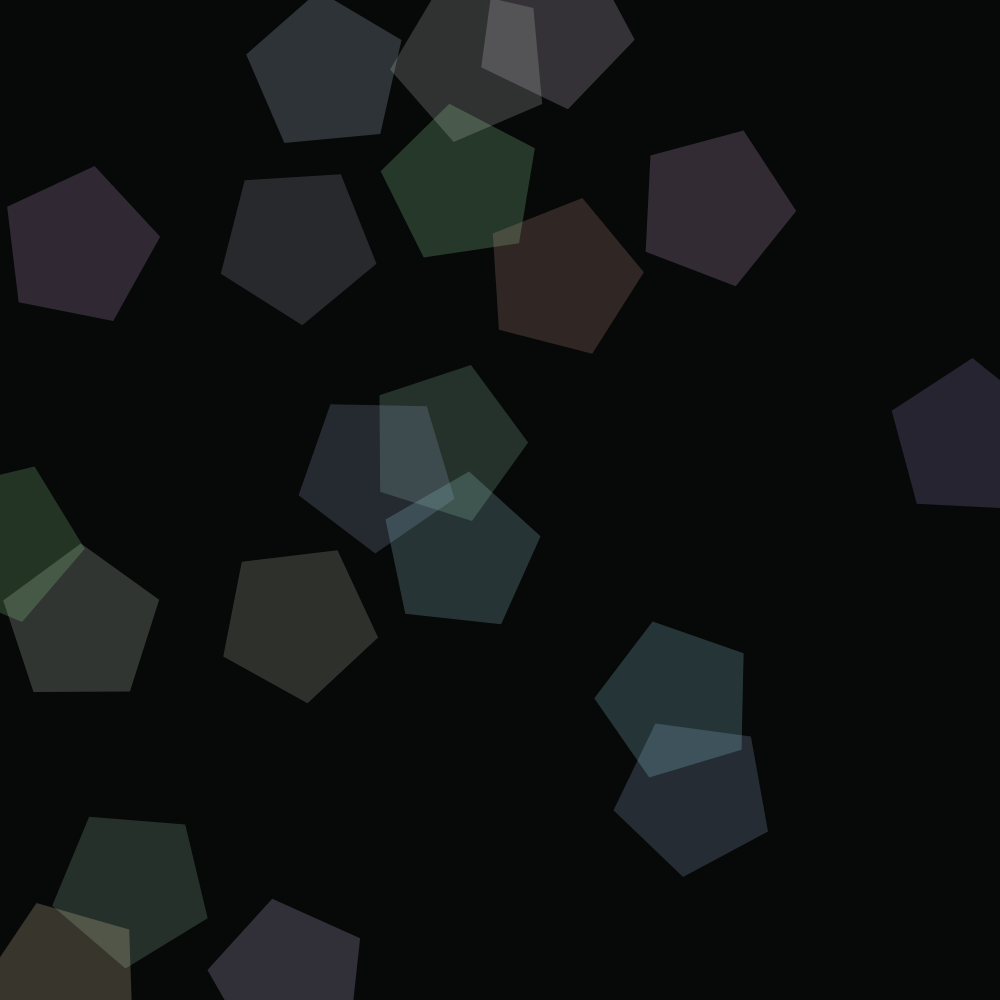
Frame 1 (no input)
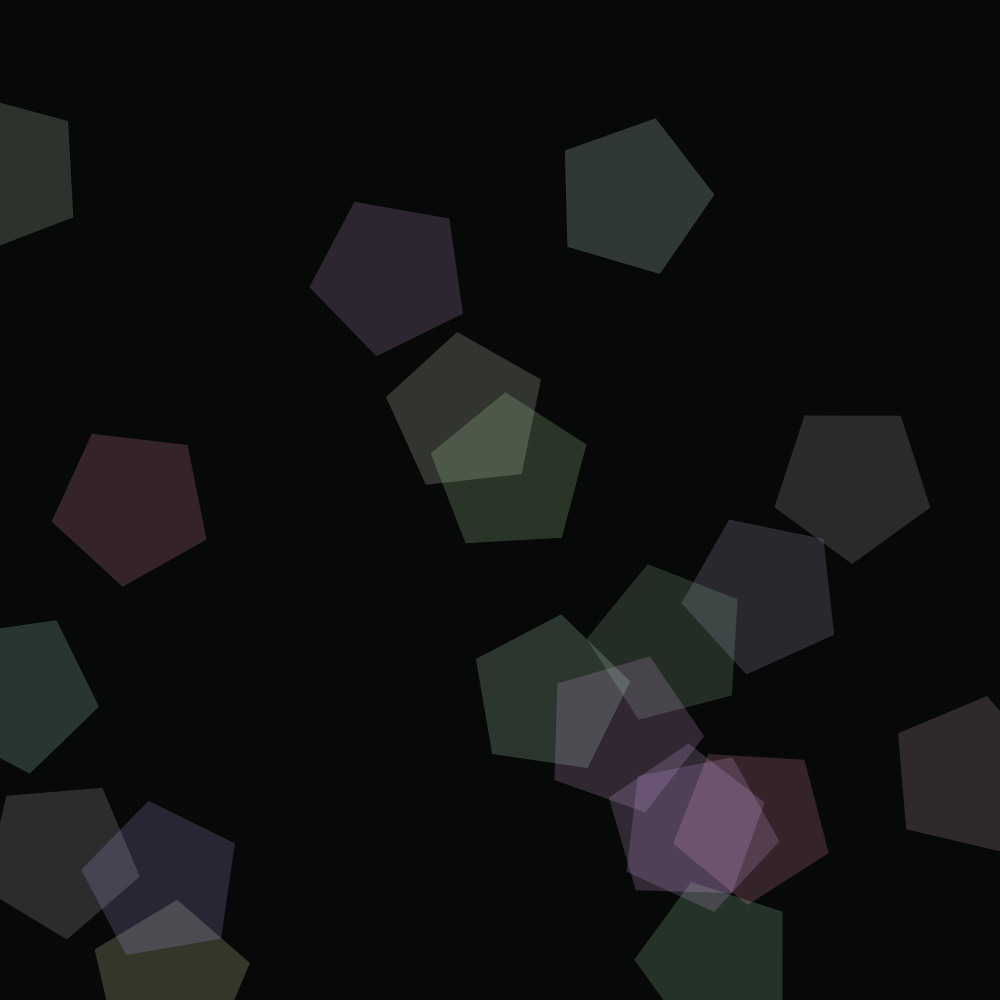
Frame 60 (no input)
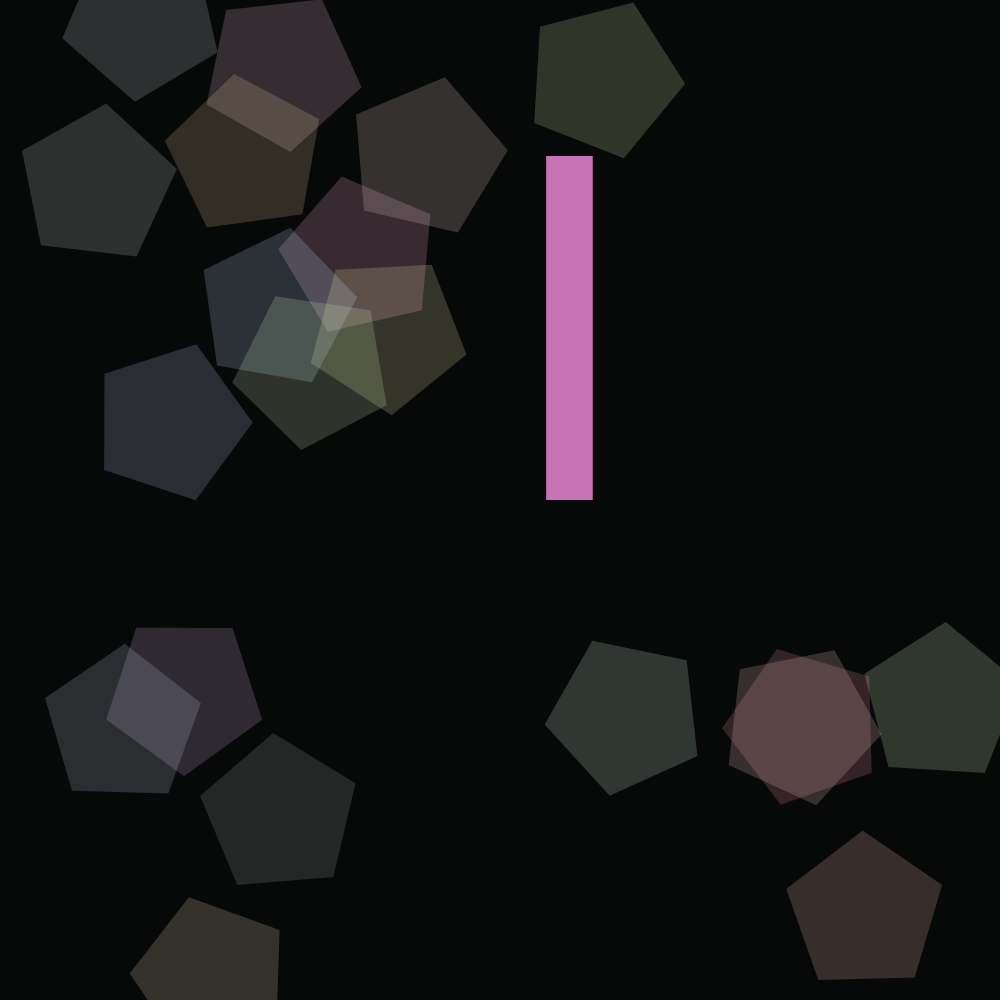
Frame 120 (the mouse pressed at the canvas centre since frame 60)

The p5.js sketch that drew these frames (run headless with seeded random() and noise() and a simulated clock; from frame 60 on, the mouse is pressed at the canvas centre):

// p5.js sketch
// ── sketch.js
function setup() {
  createCanvas(1000, 1000);
  frameRate(30);
}

function draw() {
  background(7,8,8);
  noStroke();
  
  // зуярь пятиугольники
  for (let i = 0; i < 20; i++) {
    push();
    translate(random(width), random(height));
    rotate(frameCount / 20.0 + i * 0.2);
    fill(random(150, 255), random(150, 255), random(150, 255), 50);
    polygon(0, 0, 82, 5);
    pop();
  }

  strokeWeight(3);
  fill(random(255, 0, 0), random(255, 0, 0), random(255, 0, 0));

  push();
  translate(mouseX, mouseY);
  /*rotate(frameCount / 20.0);*/
  textSize(500); 
  text('I', 0, 0); 
  pop();
}

function polygon(x, y, radius, npoints) {
  let angle = TWO_PI / npoints;
  beginShape();
  for (let a = 0; a < TWO_PI; a += angle) {
    let sx = x + cos(a) * radius;
    let sy = y + sin(a) * radius;
    vertex(sx, sy);
  }
  endShape(CLOSE);
}
